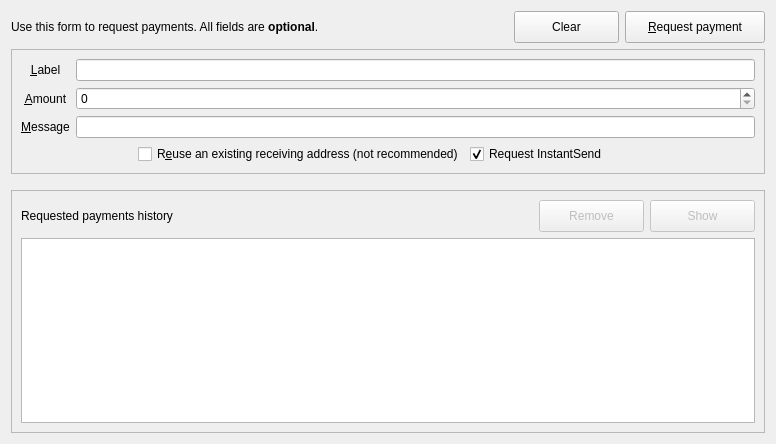
<?xml version="1.0" encoding="UTF-8"?>
<ui version="4.0">
 <class>ReceiveCoinsDialog</class>
 <widget class="QWidget" name="ReceiveCoinsDialog">
  <property name="geometry">
   <rect>
    <x>0</x>
    <y>0</y>
    <width>776</width>
    <height>444</height>
   </rect>
  </property>
  <layout class="QVBoxLayout" name="verticalLayout" stretch="0,0,0,1">
   <item>
    <layout class="QHBoxLayout" name="horizontalLayout_3">
     <item>
      <widget class="QLabel" name="label_5">
       <property name="mouseTracking">
        <bool>true</bool>
       </property>
       <property name="text">
        <string>Use this form to request payments. All fields are &lt;b&gt;optional&lt;/b&gt;.</string>
       </property>
      </widget>
     </item>
     <item>
      <spacer name="horizontalSpacer_3">
       <property name="orientation">
        <enum>Qt::Horizontal</enum>
       </property>
       <property name="sizeHint" stdset="0">
        <size>
         <width>40</width>
         <height>20</height>
        </size>
       </property>
      </spacer>
     </item>
     <item>
      <widget class="QPushButton" name="clearButton">
       <property name="sizePolicy">
        <sizepolicy hsizetype="Minimum" vsizetype="Fixed">
         <horstretch>0</horstretch>
         <verstretch>0</verstretch>
        </sizepolicy>
       </property>
       <property name="minimumSize">
        <size>
         <width>105</width>
         <height>32</height>
        </size>
       </property>
       <property name="toolTip">
        <string>Clear all fields of the form.</string>
       </property>
       <property name="text">
        <string>Clear</string>
       </property>
       <property name="autoDefault">
        <bool>false</bool>
       </property>
      </widget>
     </item>
     <item>
      <widget class="QPushButton" name="receiveButton">
       <property name="minimumSize">
        <size>
         <width>140</width>
         <height>32</height>
        </size>
       </property>
       <property name="toolTip">
        <string>Request payments (generates QR codes and soom: URIs)</string>
       </property>
       <property name="text">
        <string>&amp;Request payment</string>
       </property>
      </widget>
     </item>
    </layout>
   </item>
   <item>
    <widget class="QFrame" name="frame2">
     <property name="sizePolicy">
      <sizepolicy hsizetype="Preferred" vsizetype="Expanding">
       <horstretch>0</horstretch>
       <verstretch>0</verstretch>
      </sizepolicy>
     </property>
     <property name="frameShape">
      <enum>QFrame::StyledPanel</enum>
     </property>
     <property name="frameShadow">
      <enum>QFrame::Sunken</enum>
     </property>
     <layout class="QVBoxLayout" name="verticalLayout_3">
      <item>
       <layout class="QGridLayout" name="gridLayout">
        <item row="4" column="2">
         <widget class="QLineEdit" name="reqLabel">
          <property name="toolTip">
           <string>An optional label to associate with the new receiving address.</string>
          </property>
         </widget>
        </item>
        <item row="4" column="0">
         <widget class="QLabel" name="label_2">
          <property name="minimumSize">
           <size>
            <width>0</width>
            <height>0</height>
           </size>
          </property>
          <property name="toolTip">
           <string>An optional label to associate with the new receiving address.</string>
          </property>
          <property name="text">
           <string>&amp;Label</string>
          </property>
          <property name="alignment">
           <set>Qt::AlignCenter</set>
          </property>
          <property name="buddy">
           <cstring>reqLabel</cstring>
          </property>
         </widget>
        </item>
        <item row="6" column="0">
         <widget class="QLabel" name="label_3">
          <property name="minimumSize">
           <size>
            <width>0</width>
            <height>0</height>
           </size>
          </property>
          <property name="toolTip">
           <string>An optional message to attach to the payment request, which will be displayed when the request is opened. Note: The message will not be sent with the payment over the Soom network.</string>
          </property>
          <property name="text">
           <string>&amp;Message</string>
          </property>
          <property name="alignment">
           <set>Qt::AlignCenter</set>
          </property>
          <property name="buddy">
           <cstring>reqMessage</cstring>
          </property>
         </widget>
        </item>
        <item row="5" column="2">
         <widget class="BitcoinAmountField" name="reqAmount">
          <property name="minimumSize">
           <size>
            <width>0</width>
            <height>0</height>
           </size>
          </property>
          <property name="toolTip">
           <string>An optional amount to request. Leave this empty or zero to not request a specific amount.</string>
          </property>
         </widget>
        </item>
        <item row="6" column="2">
         <widget class="QLineEdit" name="reqMessage">
          <property name="sizePolicy">
           <sizepolicy hsizetype="Minimum" vsizetype="Fixed">
            <horstretch>0</horstretch>
            <verstretch>0</verstretch>
           </sizepolicy>
          </property>
          <property name="toolTip">
           <string>An optional message to attach to the payment request, which will be displayed when the request is opened.&lt;br&gt;Note: The message will not be sent with the payment over the Soom network.</string>
          </property>
         </widget>
        </item>
        <item row="5" column="0">
         <widget class="QLabel" name="label">
          <property name="minimumSize">
           <size>
            <width>0</width>
            <height>0</height>
           </size>
          </property>
          <property name="toolTip">
           <string>An optional amount to request. Leave this empty or zero to not request a specific amount.</string>
          </property>
          <property name="text">
           <string>&amp;Amount</string>
          </property>
          <property name="alignment">
           <set>Qt::AlignCenter</set>
          </property>
          <property name="buddy">
           <cstring>reqAmount</cstring>
          </property>
         </widget>
        </item>
       </layout>
      </item>
      <item>
       <layout class="QHBoxLayout" name="horizontalLayout">
        <item>
         <widget class="QLabel" name="label_7">
          <property name="minimumSize">
           <size>
            <width>0</width>
            <height>0</height>
           </size>
          </property>
          <property name="maximumSize">
           <size>
            <width>111</width>
            <height>32</height>
           </size>
          </property>
          <property name="mouseTracking">
           <bool>true</bool>
          </property>
          <property name="text">
           <string>&lt;html&gt;&lt;head/&gt;&lt;body&gt;&lt;p/&gt;&lt;/body&gt;&lt;/html&gt;</string>
          </property>
         </widget>
        </item>
        <item>
         <widget class="QCheckBox" name="reuseAddress">
          <property name="toolTip">
           <string>Reuse one of the previously used receiving addresses.&lt;br&gt;Reusing addresses has security and privacy issues.&lt;br&gt;Do not use this unless re-generating a payment request made before.</string>
          </property>
          <property name="text">
           <string>R&amp;euse an existing receiving address (not recommended)</string>
          </property>
         </widget>
        </item>
        <item>
         <widget class="QCheckBox" name="checkUseInstantSend">
          <property name="text">
           <string>Request InstantSend</string>
          </property>
          <property name="checked">
           <bool>true</bool>
          </property>
         </widget>
        </item>
       </layout>
      </item>
     </layout>
    </widget>
   </item>
   <item>
    <spacer name="verticalSpacer_2">
     <property name="orientation">
      <enum>Qt::Vertical</enum>
     </property>
     <property name="sizeHint" stdset="0">
      <size>
       <width>20</width>
       <height>10</height>
      </size>
     </property>
    </spacer>
   </item>
   <item>
    <widget class="QFrame" name="frame">
     <property name="sizePolicy">
      <sizepolicy hsizetype="Preferred" vsizetype="Expanding">
       <horstretch>0</horstretch>
       <verstretch>0</verstretch>
      </sizepolicy>
     </property>
     <property name="frameShape">
      <enum>QFrame::StyledPanel</enum>
     </property>
     <property name="frameShadow">
      <enum>QFrame::Raised</enum>
     </property>
     <layout class="QVBoxLayout" name="verticalLayout_2">
      <item>
       <layout class="QHBoxLayout" name="horizontalLayout_2">
        <item>
         <widget class="QLabel" name="label_6">
          <property name="minimumSize">
           <size>
            <width>0</width>
            <height>0</height>
           </size>
          </property>
          <property name="maximumSize">
           <size>
            <width>16777215</width>
            <height>16777215</height>
           </size>
          </property>
          <property name="font">
           <font>
            <weight>50</weight>
            <bold>false</bold>
           </font>
          </property>
          <property name="text">
           <string>Requested payments history</string>
          </property>
         </widget>
        </item>
        <item>
         <spacer name="horizontalSpacer_2">
          <property name="orientation">
           <enum>Qt::Horizontal</enum>
          </property>
          <property name="sizeHint" stdset="0">
           <size>
            <width>40</width>
            <height>20</height>
           </size>
          </property>
         </spacer>
        </item>
        <item>
         <widget class="QPushButton" name="removeRequestButton">
          <property name="enabled">
           <bool>false</bool>
          </property>
          <property name="minimumSize">
           <size>
            <width>105</width>
            <height>32</height>
           </size>
          </property>
          <property name="toolTip">
           <string>Remove the selected entries from the list</string>
          </property>
          <property name="text">
           <string>Remove</string>
          </property>
          <property name="autoDefault">
           <bool>false</bool>
          </property>
         </widget>
        </item>
        <item>
         <widget class="QPushButton" name="showRequestButton">
          <property name="enabled">
           <bool>false</bool>
          </property>
          <property name="minimumSize">
           <size>
            <width>105</width>
            <height>32</height>
           </size>
          </property>
          <property name="toolTip">
           <string>Show the selected request (does the same as double clicking an entry)</string>
          </property>
          <property name="text">
           <string>Show</string>
          </property>
          <property name="autoDefault">
           <bool>false</bool>
          </property>
         </widget>
        </item>
       </layout>
      </item>
      <item>
       <widget class="QTableView" name="recentRequestsView">
        <property name="contextMenuPolicy">
         <enum>Qt::CustomContextMenu</enum>
        </property>
        <property name="tabKeyNavigation">
         <bool>false</bool>
        </property>
        <property name="sortingEnabled">
         <bool>true</bool>
        </property>
       </widget>
      </item>
     </layout>
    </widget>
   </item>
  </layout>
 </widget>
 <customwidgets>
  <customwidget>
   <class>BitcoinAmountField</class>
   <extends>QSpinBox</extends>
   <header>bitcoinamountfield.h</header>
   <container>1</container>
  </customwidget>
 </customwidgets>
 <tabstops>
  <tabstop>reqLabel</tabstop>
  <tabstop>reqAmount</tabstop>
  <tabstop>reqMessage</tabstop>
  <tabstop>reuseAddress</tabstop>
  <tabstop>receiveButton</tabstop>
  <tabstop>clearButton</tabstop>
  <tabstop>recentRequestsView</tabstop>
  <tabstop>showRequestButton</tabstop>
  <tabstop>removeRequestButton</tabstop>
 </tabstops>
 <resources>
  <include location="../soom.qrc"/>
 </resources>
 <connections/>
</ui>
